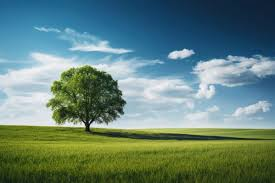
%> input picture 2_Add_Subtract_Multiply_Fuse/image1.jpeg, 275 x 183 px
$ octave exp2.m   (GNU Octave 9; MATLAB toolbox functions it lacks are replaced by stand-ins)
%> lines starting %> are read from the running program, lines starting %| are printed output that depends on the picture
%wap to add and multiply values from image and also fuse them
% Read images
image1 = imread('image1.jpeg');
%> image1 is the input picture: size 183x275x3 uint8; mean R, G, B 100.1, 129.9, 120.1
image2 = imread('image2.jpeg');
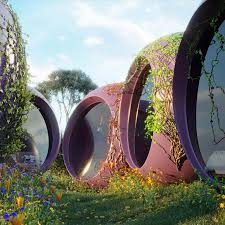
%> input picture 2_Add_Subtract_Multiply_Fuse/image2.jpeg, 225 x 225 px
%> image2 is the input picture: size 225x225x3 uint8; mean R, G, B 123.7, 124.2, 116

% Resize images to the same size
image1 = imresize(image1, [512, 512]);
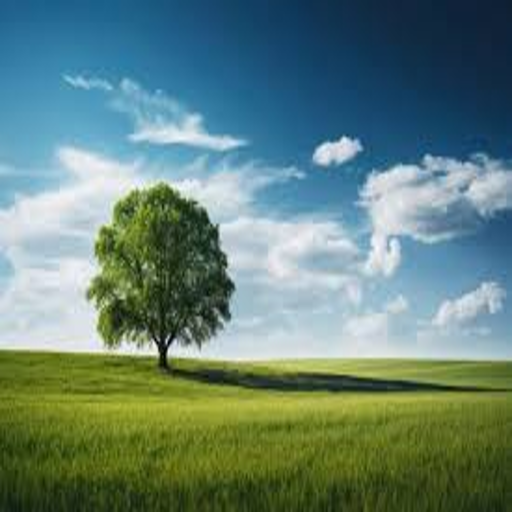
%> image1: size 512x512x3 uint8; mean R, G, B 100.1, 129.9, 120.1
image2 = imresize(image2, [512, 512]);
%> image2: size 512x512x3 uint8

% Convert images to double
image1 = im2double(image1);
%> image1: size 512x512x3 double
image2 = im2double(image2);
%> image2: size 512x512x3 double

% Perform operations
added_image = imadd(image1, image2);
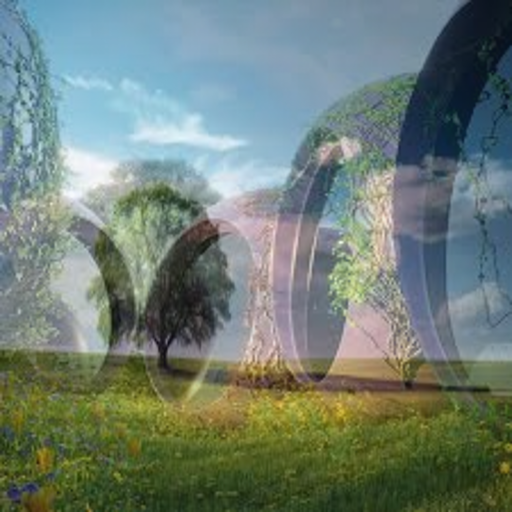
%> added_image: size 512x512x3 double; mean R, G, B 0.877, 0.996, 0.926; drawn with min black and max white
subtracted_image = imsubtract(image1, image2);
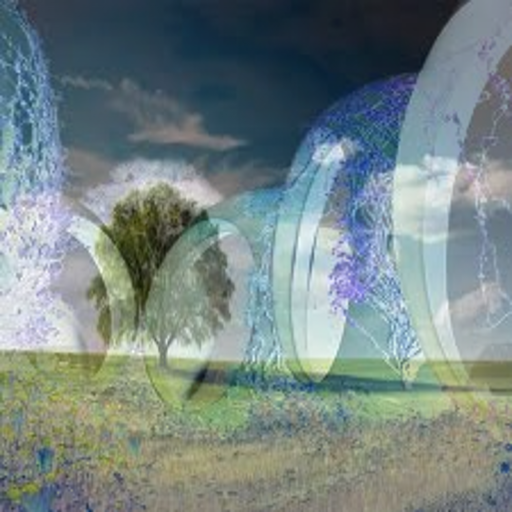
%> subtracted_image: size 512x512x3 double; mean R, G, B -0.0927, 0.0226, 0.016; drawn with min black and max white
multiplied_image = immultiply(image1, image2);
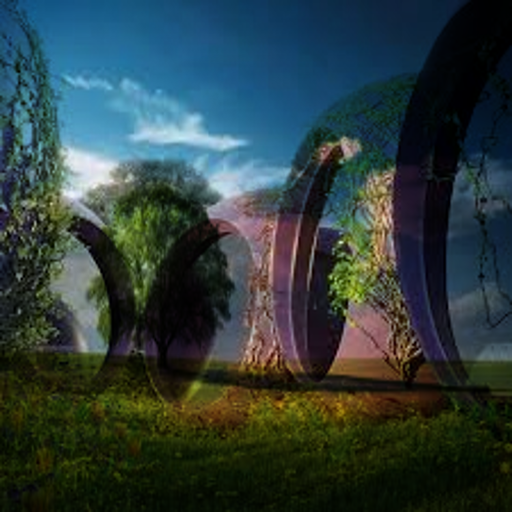
%> multiplied_image: size 512x512x3 double; mean R, G, B 0.181, 0.244, 0.241

% Define weights for fusion
alpha = 0.5;
beta = 0.5;
fused_image = imadd(alpha * image1, beta * image2);

% Display results
subplot(2, 3, 1), imshow(image1), title('Image 1');
subplot(2, 3, 2), imshow(image2), title('Image 2');
subplot(2, 3, 3), imshow(added_image), title('Added Image');
%> after `imshow(added_image)`:
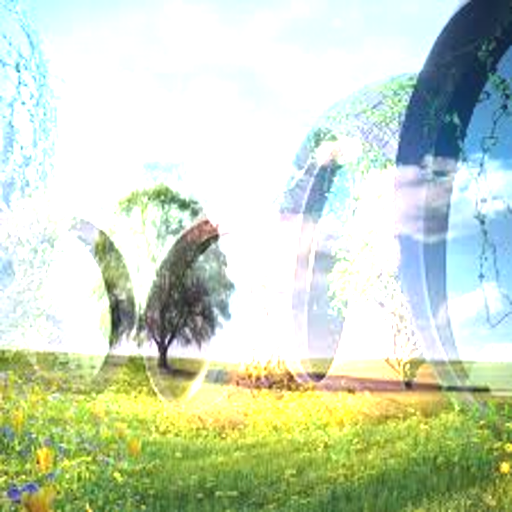
%> displayed picture: size 512x512x3, on the screen's scale of 0 to 255; mean R, G, B 201.7, 215.6, 189.9
subplot(2, 3, 4), imshow(subtracted_image), title('Subtracted Image');
%> after `imshow(subtracted_image)`:
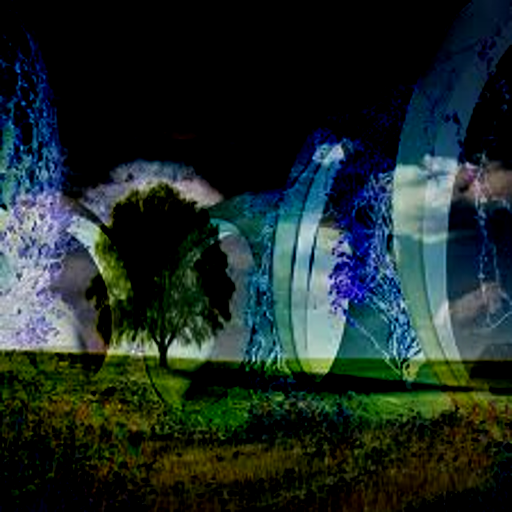
%> displayed picture: size 512x512x3, on the screen's scale of 0 to 255; mean R, G, B 29.6, 43.1, 40.6
subplot(2, 3, 5), imshow(multiplied_image), title('Multiplied Image');
subplot(2, 3, 6), imshow(fused_image), title('Fused Image');
